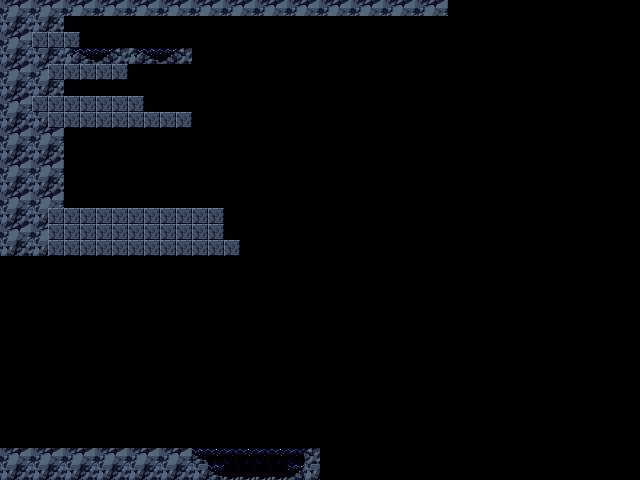

Tiled map render using the project's own tile images. Description and the map definition, with tile-layer contents summarised, below:
An orthogonal 40x30 tile map with 16x16 px tiles, 1 tile layer (Tile Layer 1).

<map version="1.0" tiledversion="1.0.2" orientation="orthogonal" renderorder="right-down" width="40" height="30" tilewidth="16" tileheight="16" nextobjectid="1">
 <tileset firstgid="1" name="PrtCave" tilewidth="16" tileheight="16" tilecount="80" columns="16">
  <image source="../tilesets/PrtCave.png" width="256" height="80" />
 </tileset>
 <layer name="Tile Layer 1" width="40" height="30">
  <data>[1200 cells, 185 non-empty, 12 distinct tile ids]</data>
 </layer>
</map>